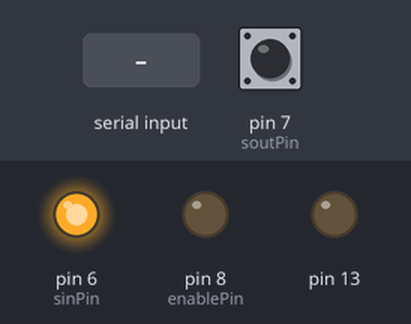
Simulated run of this sketch. Board: Arduino Uno, built with avr-gcc and run on an emulated ATmega328P. On the bench: output pins drawn as LEDs (lit = HIGH). The test bench sets the inputs (shaded band); at power-on: pin 7 (soutPin) HIGH. What the sketch prints to the serial monitor is not drawn.

Above: at 1.2 s.
1.3 s: "1\n" received over Serial
At 2.2 s:
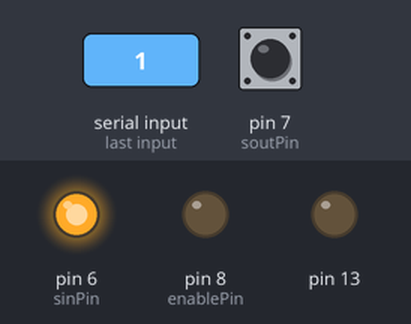
2.8 s: "0\n" received over Serial
At 3.4 s:
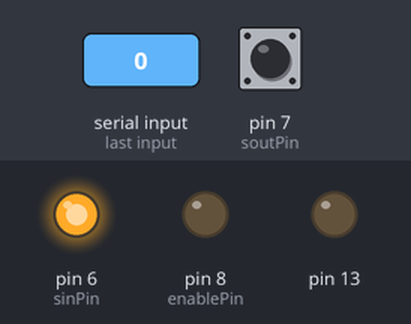
Timing chart, 0 to 5.8 s (numbered marks = the images above; inputs shaded):
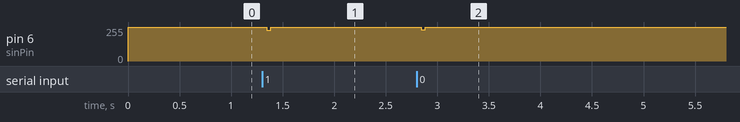

Measured:
- after the input at 1.3 s, pin 6 (sinPin): 255/255 → 231/255 at once, → 255/255 0.04 s later
- after the input at 2.8 s, pin 6 (sinPin): 255/255 → 236/255 after 0.05 s, → 255/255 0.04 s later

The sketch:

ParallaxRFIDTester.pde
```cpp
//
//
//
//


#include "AFSoftSerial.h"

#define enablePin 8
#define soutPin   7
#define sinPin    6

AFSoftSerial mySerial =  AFSoftSerial(soutPin, sinPin);

void setup()  {
  pinMode(13, OUTPUT);
  pinMode(enablePin, OUTPUT);

  Serial.begin(9600);
  Serial.println("Goodnight moon!");
  // set the data rate for the SoftwareSerial port
  mySerial.begin(2400);
  digitalWrite( enablePin, LOW);

  //mySerial.println("Hello, world?");
}

void loop()                     // run over and over again
{
  if (mySerial.available()) {
      Serial.print((char)mySerial.read());
  }
  if (Serial.available()) {
      mySerial.print((char)Serial.read());
  }
}
```

AFSoftSerial.cpp
```cpp
// (licence header left out)
/******************************************************************************
 * Includes
 ******************************************************************************/
#include <avr/interrupt.h>
#include "WConstants.h"
#include "AFSoftSerial.h"

/******************************************************************************
 * Definitions
 ******************************************************************************/

#define AFSS_MAX_RX_BUFF 64

/******************************************************************************
 * Statics
 ******************************************************************************/
static uint8_t _receivePin;
static uint8_t _transmitPin;
static int _bitDelay;

static char _receive_buffer[AFSS_MAX_RX_BUFF];
static uint8_t _receive_buffer_index;

#if (F_CPU == 16000000)
void whackDelay(uint16_t delay) {
  uint8_t tmp=0;

  asm volatile("sbiw    %0, 0x01 \n\t"
	       "ldi %1, 0xFF \n\t"
	       "cpi %A0, 0xFF \n\t"
	       "cpc %B0, %1 \n\t"
	       "brne .-10 \n\t"
	       : "+r" (delay), "+a" (tmp)
	       : "0" (delay)
	       );
}
#endif

/******************************************************************************
 * Interrupts
 ******************************************************************************/

SIGNAL(SIG_PIN_CHANGE0) {
  if ((_receivePin >=8) && (_receivePin <= 13)) {
    recv();
  }
}
SIGNAL(SIG_PIN_CHANGE2)
{
  if (_receivePin <8) {
    recv();
  }
}


void recv(void) {
  char i, d = 0;
  if (digitalRead(_receivePin))
    return;       // not ready!
  whackDelay(_bitDelay - 8);
  for (i=0; i<8; i++) {
    //PORTB |= _BV(5);
    whackDelay(_bitDelay*2 - 6);  // digitalread takes some time
    //PORTB &= ~_BV(5);
    if (digitalRead(_receivePin))
      d |= (1 << i);
   }
  whackDelay(_bitDelay*2);
  if (_receive_buffer_index >=  AFSS_MAX_RX_BUFF)
    return;
  _receive_buffer[_receive_buffer_index] = d; // save data
  _receive_buffer_index++;  // got a byte
}


/******************************************************************************
 * Constructors
 ******************************************************************************/

AFSoftSerial::AFSoftSerial(uint8_t receivePin, uint8_t transmitPin)
{
  _receivePin = receivePin;
  _transmitPin = transmitPin;
  _baudRate = 0;
}

void AFSoftSerial::setTX(uint8_t tx) {
  _transmitPin = tx;
}
void AFSoftSerial::setRX(uint8_t rx) {
  _receivePin = rx;
}

/******************************************************************************
 * User API
 ******************************************************************************/

void AFSoftSerial::begin(long speed)
{
  pinMode(_transmitPin, OUTPUT);
  digitalWrite(_transmitPin, HIGH);

  pinMode(_receivePin, INPUT);
  digitalWrite(_receivePin, HIGH);  // pullup!

  _baudRate = speed;
  switch (_baudRate) {
  case 115200: // For xmit -only-!
    _bitDelay = 4; break;
  case 57600:
    _bitDelay = 14; break;
  case 38400:
    _bitDelay = 24; break;
  case 31250:
    _bitDelay = 31; break;
  case 19200:
    _bitDelay = 54; break;
  case 9600:
    _bitDelay = 113; break;
  case 4800:
    _bitDelay = 232; break;
  case 2400:
    _bitDelay = 470; break;
  default:
    _bitDelay = 0;
  }

   if (_receivePin < 8) {
     // a PIND pin, PCINT16-23
     PCMSK2 |= _BV(_receivePin);
     PCICR |= _BV(2);
  } else if (_receivePin <= 13) {
    // a PINB pin, PCINT0-5
    PCICR |= _BV(0);
    PCMSK0 |= _BV(_receivePin-8);
  }

  whackDelay(_bitDelay*2); // if we were low this establishes the end
}

int AFSoftSerial::read(void)
{
  uint8_t d,i;

  if (! _receive_buffer_index)
    return -1;

  d = _receive_buffer[0]; // grab first byte
  // if we were awesome we would do some nifty queue action
  // sadly, i dont care
  for (i=0; i<_receive_buffer_index; i++) {
    _receive_buffer[i] = _receive_buffer[i+1];
  }
  _receive_buffer_index--;
  return d;
}

uint8_t AFSoftSerial::available(void)
{
  return _receive_buffer_index;
}

void AFSoftSerial::print(uint8_t b)
{
  if (_baudRate == 0)
    return;
  byte mask;

  cli();  // turn off interrupts for a clean txmit

  digitalWrite(_transmitPin, LOW);  // startbit
  whackDelay(_bitDelay*2);

  for (mask = 0x01; mask; mask <<= 1) {
    if (b & mask){ // choose bit
      digitalWrite(_transmitPin,HIGH); // send 1
    }
    else{
      digitalWrite(_transmitPin,LOW); // send 1
    }
    whackDelay(_bitDelay*2);
  }

  digitalWrite(_transmitPin, HIGH);
  sei();  // turn interrupts back on. hooray!
  whackDelay(_bitDelay*2);
}

void AFSoftSerial::print(const char *s)
{
  while (*s)
    print(*s++);
}

void AFSoftSerial::print(char c)
{
  print((uint8_t) c);
}

void AFSoftSerial::print(int n)
{
  print((long) n);
}

void AFSoftSerial::print(unsigned int n)
{
  print((unsigned long) n);
}

void AFSoftSerial::print(long n)
{
  if (n < 0) {
    print('-');
    n = -n;
  }
  printNumber(n, 10);
}

void AFSoftSerial::print(unsigned long n)
{
  printNumber(n, 10);
}

void AFSoftSerial::print(long n, int base)
{
  if (base == 0)
    print((char) n);
  else if (base == 10)
    print(n);
  else
    printNumber(n, base);
}

void AFSoftSerial::println(void)
{
  print('\r');
  print('\n');
}

void AFSoftSerial::println(char c)
{
  print(c);
  println();
}

void AFSoftSerial::println(const char c[])
{
  print(c);
  println();
}

void AFSoftSerial::println(uint8_t b)
{
  print(b);
  println();
}

void AFSoftSerial::println(int n)
{
  print(n);
  println();
}

void AFSoftSerial::println(long n)
{
  print(n);
  println();
}

void AFSoftSerial::println(unsigned long n)
{
  print(n);
  println();
}

void AFSoftSerial::println(long n, int base)
{
  print(n, base);
  println();
}

// Private Methods /////////////////////////////////////////////////////////////

void AFSoftSerial::printNumber(unsigned long n, uint8_t base)
{
  unsigned char buf[8 * sizeof(long)]; // Assumes 8-bit chars.
  unsigned long i = 0;

  if (n == 0) {
    print('0');
    return;
  }

  while (n > 0) {
    buf[i++] = n % base;
    n /= base;
  }

  for (; i > 0; i--)
    print((char) (buf[i - 1] < 10 ? '0' + buf[i - 1] : 'A' + buf[i - 1] - 10));
}
```

AFSoftSerial.h
```cpp
// (licence header left out)
#ifndef AFSoftSerial_h
#define AFSoftSerial_h

#include <inttypes.h>

uint16_t whackDelay2(uint16_t delay);

static void recv(void);

class AFSoftSerial
{
  private:
    long _baudRate;
    void printNumber(unsigned long, uint8_t);

  public:
    AFSoftSerial(uint8_t, uint8_t);
    void setTX(uint8_t tx);
    void setRX(uint8_t rx);
    void begin(long);
    int read();
    uint8_t available(void);
    void print(char);
    void print(const char[]);
    void print(uint8_t);
    void print(int);
    void print(unsigned int);
    void print(long);
    void print(unsigned long);
    void print(long, int);
    void println(void);
    void println(char);
    void println(const char[]);
    void println(uint8_t);
    void println(int);
    void println(long);
    void println(unsigned long);
    void println(long, int);
};

#endif
```
